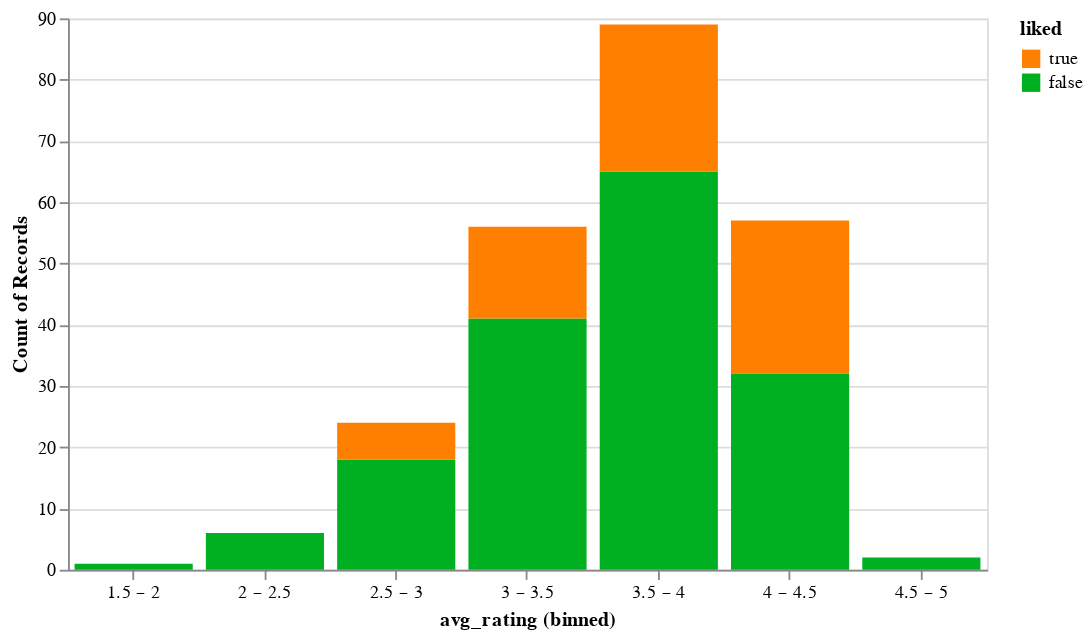

The notebook cell this image was saved under:
### Code cell
alt.Chart(df_rating_merged).mark_bar(tooltip=True).encode(
                alt.X("avg_rating", bin=True, axis=alt.Axis(labelAngle=0)),
                y='count()',
                color=alt.Color('liked', scale=alt.Scale(domain=[True, False], range=["#ff8000", "#00b020"]))
            ).properties(
                    width=500,
                    height=300
                    )

### Figure 1 — Vega-Lite specification as saved in the notebook (floating-point values rounded to 4 significant figures; data arrays with more than 128 entries replaced by an {"elided": "..."} marker saying what was removed)
{"config": {"view": {"continuousWidth": 400, "continuousHeight": 300}}, "data": {"name": "data-470eca407357a380b21914f180e3b0f7"}, "mark": {"type": "bar", "tooltip": true}, "encoding": {"color": {"field": "liked", "scale": {"domain": [true, false], "range": ["#ff8000", "#00b020"]}, "type": "nominal"}, "x": {"axis": {"labelAngle": 0}, "bin": true, "field": "avg_rating", "type": "nominal"}, "y": {"aggregate": "count", "type": "quantitative"}}, "height": 300, "width": 500, "$schema": "https://vega.github.io/schema/vega-lite/v4.17.0.json", "datasets": {"data-470eca407357a380b21914f180e3b0f7": {"elided": "235 records"}}}
